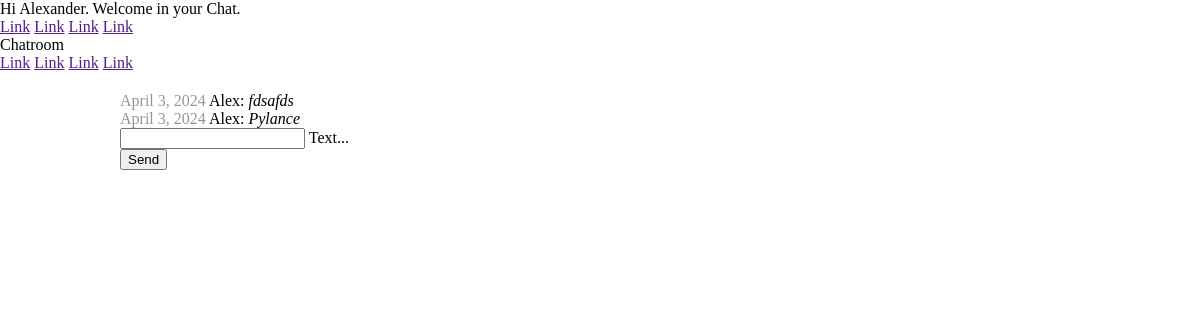
The app's page /chat/ (signed in), older data.
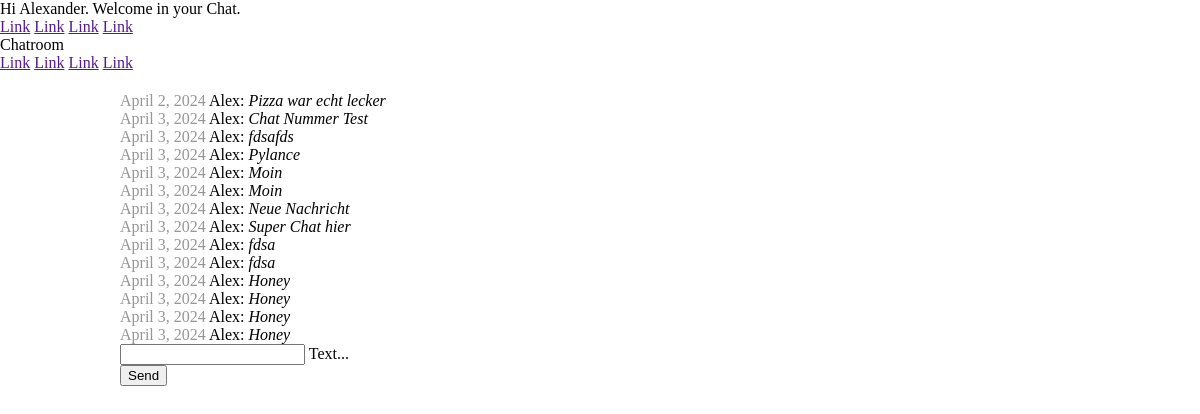
The same page, newer data.
### chat/models.py (models this page shows)
class Message(models.Model):
    text = models.CharField(max_length=500)
    created_at = models.DateField(default=date.today)
    chat = models.ForeignKey(Chat, on_delete=models.CASCADE, related_name='chat_messages_set', default=None, blank=True, null=True) # default is None, feld darf leer sein und die DB darf null sein
    author = models.ForeignKey(settings.AUTH_USER_MODEL, on_delete=models.CASCADE, related_name='author_messages_set')
    receiver = models.ForeignKey(settings.AUTH_USER_MODEL, on_delete=models.CASCADE, related_name='receiver_messages_set')

### chat/views.py (the view)
# urls.py: path('chat/', index),
@login_required(login_url='/login/')
def index(request):
    print(request.method)
    if request.method == 'POST':
        print('Received Data: ' + request.POST['textmessage'])
        myChat=Chat.objects.get(id=1)
        Message.objects.create(text=request.POST['textmessage'], chat=myChat, author=request.user, receiver=request.user)
    chat_messages = Message.objects.filter(chat__id=1)
    print(chat_messages)
    return render(request, 'chat/index.html', {'chat_messages': chat_messages})

### chat/templates/chat/index.html (shortened to what this page needs)
{% extends "base.html" %}
{% block content %}
{% if request.user.is_authenticated %}
{% for message in chat_messages %}
<div><span class="color-gray"> {{message.created_at}} </span> {{message.author}}: <i>{{message.text}}</i></div>
{% endfor %}
<form action="/chat/" method="post">
  <div class="mdl-textfield mdl-js-textfield mdl-textfield--floating-label">
    <input class="mdl-textfield__input" name="textmessage" type="text" id="sample3" />
    <label class="mdl-textfield__label" for="sample3">Text...</label>
  </div>
  <button class="mdl-button mdl-js-button mdl-button--raised mdl-js-ripple-effect mdl-button--accent">Send</button>
</form>
{% else %}
<h1>You are not logged in</h1>
<p>Bitte logge Dich ein: <a href="/login/">Login</a></p>
{% endif %}
{% endblock %}

Row changes from the older to the newer data that the page shows:
now on this page (row edited): Message: created_at "April 2, 2024", author "Alex", text "Pizza war echt lecker"
now on this page (row edited): Message: created_at "April 3, 2024", author "Alex", text "Chat Nummer Test"
added Message: created_at "April 3, 2024", author "Alex", text "Moin"
added Message: created_at "April 3, 2024", author "Alex", text "Moin"
added Message: created_at "April 3, 2024", author "Alex", text "Neue Nachricht"
added Message: created_at "April 3, 2024", author "Alex", text "Super Chat hier"
added Message: created_at "April 3, 2024", author "Alex", text "fdsa"
added Message: created_at "April 3, 2024", author "Alex", text "fdsa"
added Message: created_at "April 3, 2024", author "Alex", text "Honey"
added Message: created_at "April 3, 2024", author "Alex", text "Honey"
added Message: created_at "April 3, 2024", author "Alex", text "Honey"
added Message: created_at "April 3, 2024", author "Alex", text "Honey"
